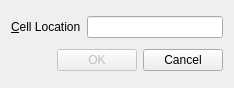
<?xml version="1.0" encoding="UTF-8"?>
<ui version="4.0">
 <class>GoToCellDialog</class>
 <widget class="QWidget" name="GoToCellDialog">
  <property name="geometry">
   <rect>
    <x>0</x>
    <y>0</y>
    <width>234</width>
    <height>88</height>
   </rect>
  </property>
  <property name="windowTitle">
   <string>Go To Cell</string>
  </property>
  <layout class="QVBoxLayout" name="verticalLayout">
   <item>
    <layout class="QHBoxLayout" name="horizontalLayout">
     <item>
      <widget class="QLabel" name="label">
       <property name="text">
        <string>&amp;Cell Location</string>
       </property>
       <property name="buddy">
        <cstring>lineEdit</cstring>
       </property>
      </widget>
     </item>
     <item>
      <widget class="QLineEdit" name="lineEdit"/>
     </item>
    </layout>
   </item>
   <item>
    <layout class="QHBoxLayout" name="horizontalLayout_2">
     <item>
      <spacer name="horizontalSpacer">
       <property name="orientation">
        <enum>Qt::Horizontal</enum>
       </property>
       <property name="sizeHint" stdset="0">
        <size>
         <width>40</width>
         <height>20</height>
        </size>
       </property>
      </spacer>
     </item>
     <item>
      <widget class="QPushButton" name="okButton">
       <property name="enabled">
        <bool>false</bool>
       </property>
       <property name="text">
        <string>OK</string>
       </property>
       <property name="default">
        <bool>true</bool>
       </property>
      </widget>
     </item>
     <item>
      <widget class="QPushButton" name="cancelButton">
       <property name="text">
        <string>Cancel</string>
       </property>
      </widget>
     </item>
    </layout>
   </item>
  </layout>
 </widget>
 <resources/>
 <connections/>
</ui>
